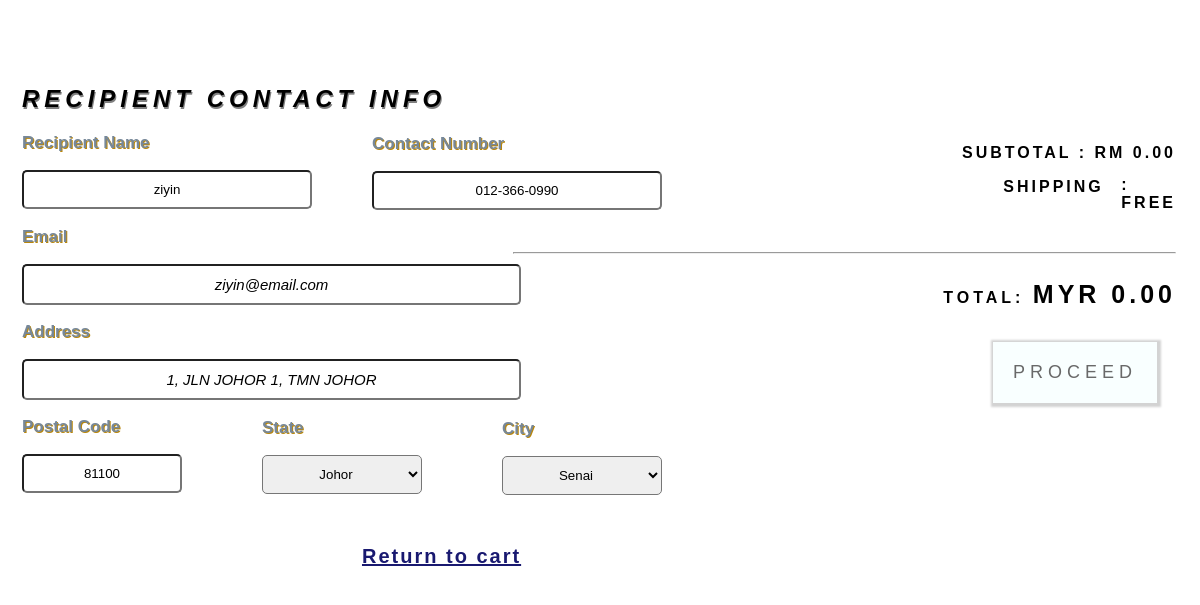
/comfirmorder.php (signed in), run on the app's committed database.
### tables this page shows
CREATE TABLE `user` (
  `user_id` int(2) NOT NULL,
  `user_name` varchar(100) DEFAULT NULL,
  `user_pass` varchar(20) DEFAULT NULL,
  `user_email` text NOT NULL,
  `phone_num` text NOT NULL,
  `city` text NOT NULL,
  `state` text NOT NULL,
  `postal` text NOT NULL,
  `user_address` varchar(500) NOT NULL,
  `shopping_cart_id` int(11) NOT NULL
);

### comfirmorder.php (the view, shortened to what this page needs)
<?php include("dataconnection.php");
?>
<html>
<head>
<link rel="stylesheet" href="https://cdnjs.cloudflare.com/ajax/libs/font-awesome/4.7.0/css/font-awesome.min.css">
</head>
<?php
	if(isset($_SESSION['id']))
	{
		$user=$_SESSION['id'];
	}
	else
	{
		$user_status="LOGIN";
	}
?>
<body>
	<?php if(isset($_SESSION['id']))
	{
		$user=$_SESSION['id'];
	}
	?>
<div class="user_info">
	<h2 class="info">RECIPIENT CONTACT INFO </h2>
		<form method="get">
		<?php
			$address=mysqli_query($connect,"SELECT * FROM user where user_id='$user'");
			$row_add = mysqli_fetch_assoc($address);
		?>
			<p class="label">Recipient  Name</p>
			<div ><input type="text" name="r_name" class="name_frm" value="<?php echo $row_add['user_name']; ?>" required></div>
			<p class="label" style="margin-left:350px; margin-top:-75px;">Contact Number</p>
			<div style="margin-left:350px;"><input type="text" name="r_phone" class="name_frm" value="<?php echo $row_add['phone_num']; ?>" pattern="[0-9]{10,11}" title = "Minimum 10 numbers. Maximum 11 numbers" required></div>
			<p class="label">Email</p>
			<input type="email" name="email" class="user_email" value="<?php echo $row_add['user_email']; ?>" pattern="[a-z0-9._%+-]+@[a-z0-9.-]+\.[a-z]{2,}$" title="Format : xxx@email.com" autocomplete="off" required>
			<p class="label" class="user_address">Address</p>
			<input type="text" name="address" class="user_email" value="<?php echo $row_add["user_address"];?>" required>
			<p class="label">Postal Code</p>
			<div ><input type="text" name="postal" class="address_frm" pattern="[0-9]{5}" title="Five Number Postal Code" value="<?php echo $row_add['postal']; ?>" required></div>
			<p class="label" style="margin-left:240px; margin-top:-75px;">State</p>
			<div style="margin-left:240px;">
				<select name="state" class="address_frm" required>
					<option hidden><?php echo $row_add['state']; ?></option>
				</select>
			</div>
			<p class="label" style="margin-left:480px; margin-top:-75px;">City</p>
			<div style="margin-left:480px;">
					<select name="city" class="address_frm" required>
						<option hidden><?php echo $row_add['city']; ?></option>
					</select>
				</div>
			<input type="submit" value="Return to cart" name="return_btn" class="return_btn">
</div>
		<table width="800px" style="margin-top:-450px;">
		<?php
			$subtotal=0;
		?>
			<tr>
				<th colspan="9" align="right" class="subtotal">SUBTOTAL : RM <?php echo number_format($subtotal, 2, '.', ''); ?>
				<p align="left" style="margin-left:490px;">SHIPPING <p style="margin-top:-36px; margin-left:608px; text-align:left;">: FREE</p></p>
			</tr>
				<tr>
					<th colspan="10" align="right" class="total"><hr><br>	TOTAL: <span style="font-size:25px;">MYR <?php echo number_format($subtotal, 2, '.', ''); ?></span>
					<br><br>
					<input type="submit" class="btnsub" value="PROCEED" name="checkout">
					</th>
				</tr>
		</table>
</body>
</html>

### comfirmorder.php (style rules this page uses)
body { font-family: Arial, Helvetica, sans-serif; }
.info { text-shadow:1px 2px grey; letter-spacing:5px; font-style:italic; }
.user_info { width:43%; height:500px; padding-left:14px; padding-top:35px; margin-top:30px; }
.label { font-size:17px; font-weight:bold; color:#778899; text-shadow:1px 1px #B8860B; }
.user_email { padding:10px; text-align:center; border-radius:5px; width:98%; font-style:italic; font-size:15px; }
.address_frm { padding:10px; text-align:center; border-radius:5px; width:160px; }
.name_frm { padding:10px; text-align:center; border-radius:5px; width:290px; }
.return_btn { padding:10px; margin-top:40px; float:right; border:none; background:transparent; color:#191970; text-decoration:underline; font-size:20px; font-weight:bold; letter-spacing:2px; }
table { margin-top:-500px; border-spacing: 0; border: none; float:right; width:50%; }
th, td { padding: 16px; border:none; }
.subtotal,.shipping { letter-spacing:3px; }
.total { letter-spacing:4px; }
.btnsub { padding:20px; border:none; box-shadow:1px 1px 2px 3px lightgrey; background-color:#F9FFFF; color:#696969; letter-spacing:1px; font-size:18px; letter-spacing:5px; margin-top:15px; margin-right:19px; }
option { text-align:left; padding:5px; }

### data on the page
user: r_name "ziyin", r_phone "012-366-0990", email "ziyin@email.com", address "1, JLN JOHOR 1, TMN JOHOR", postal "81100", state "Johor", city "Senai"

### other printed values
$subtotal "0.00"
